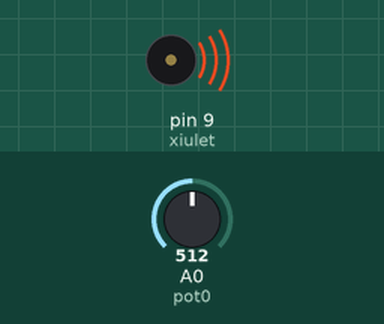
A sketch run on a simulated Arduino Uno, built with avr-gcc and run on an emulated ATmega328P. On the bench: buzzer (waves = sounding). The test bench sets the inputs (shaded band); at power-on: A0 (pot0) = 512.

Above: at 0.5 s.
At 4.5 s:
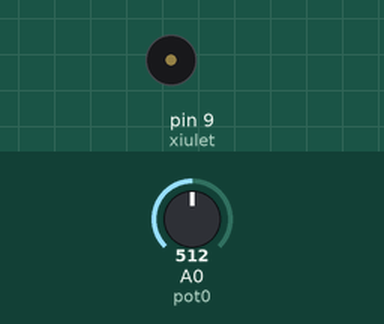
Timing chart, 0 to 6.5 s (numbered marks = the images above):
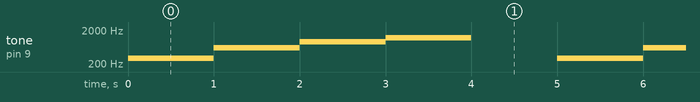

Measured:
- by itself, tone on pin 9 (xiulet): repeats every 5.0 s: 600 Hz 1.0 s, 900 Hz 1.0 s, 1200 Hz 1.0 s, silent 1.0 s, 300 Hz 1.0 s

The sketch:

EX3.ino
```cpp
/**********************************************************************************
**                                                                               **
**                                  Sirena                                       **
**                                                                               **
**                                                                               **
**********************************************************************************/

//********** Includes *************************************************************

//********** Variables ************************************************************
const byte xiulet = 9;        // donar nom al pin 9 de l’Arduino
const byte pot0 = A0;         // donar nom al pin A0 de l’Arduino
int valPot0;                 // guardar valor del potenciometre

//********** Setup ****************************************************************
void setup()
{
  pinMode(xiulet, OUTPUT);   // definir el pin 9 com una sortida
}

//********** Loop *****************************************************************
void loop()
{
  valPot0 = analogRead(pot0);    // llegir valor potenciòmetre

  tone(9, 300, 1000);    // xiulet de durada valPot0
  delay(1000);              // esperar valPot0 del xiulet + valPot0 silenci
  tone(9, 600, 1000);    // xiulet de durada valPot0
  delay(1000);              // esperar valPot0 del xiulet + valPot0 silenci
  tone(9, 900, 1000);    // xiulet de durada valPot0
  delay(1000);              // esperar valPot0 del xiulet + valPot0 silenci
  tone(9, 1200, 1000);    // xiulet de durada valPot0
  delay(2000);              // esperar valPot0 del xiulet + valPot0 silenci
}

//********** Funcions *************************************************************
```
